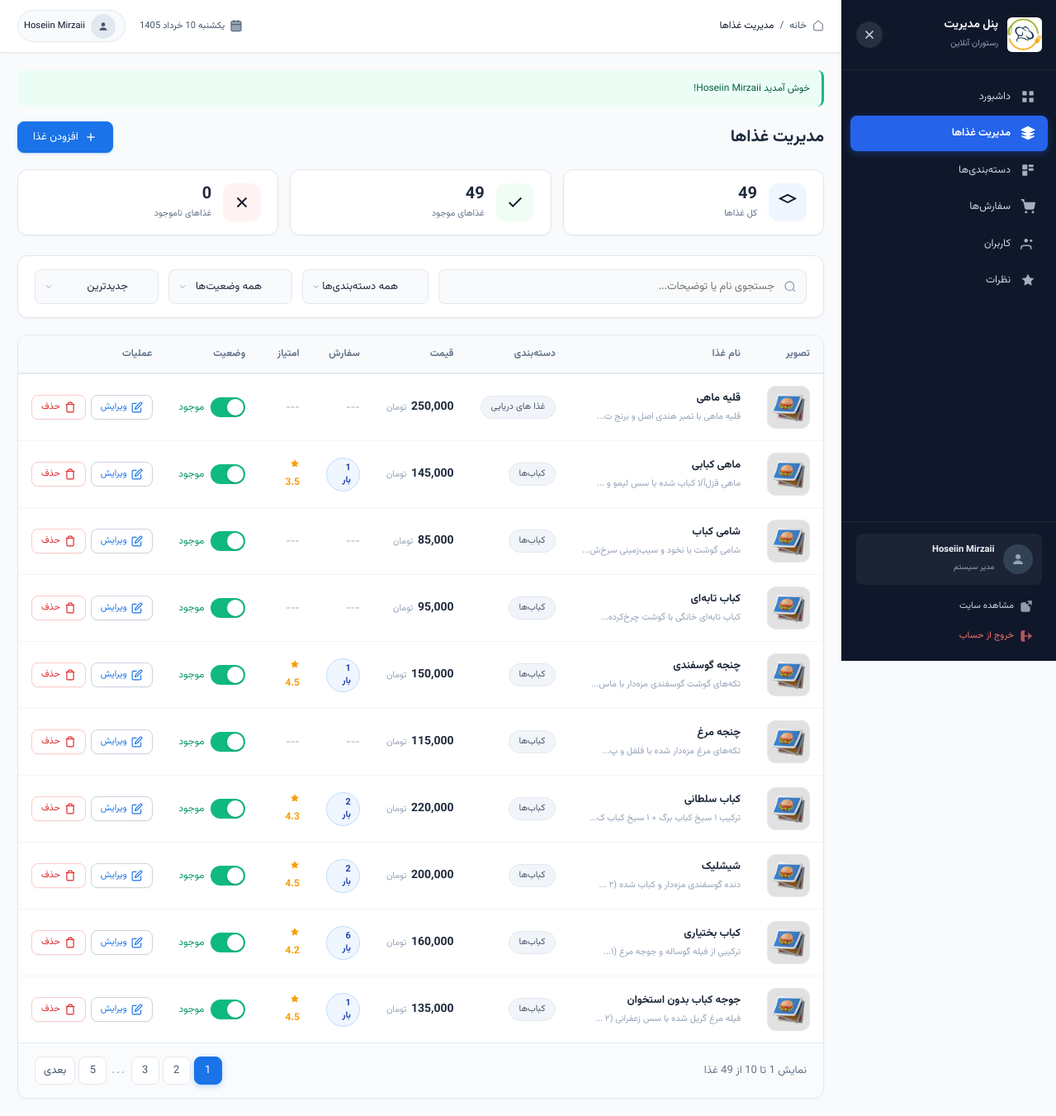
The app's page /admin/foods.php (signed in) with its own data.
### tables this page shows
CREATE TABLE `foods` (
  `id` int(11) NOT NULL,
  `category_id` int(11) NOT NULL,
  `name` varchar(100) NOT NULL,
  `description` text DEFAULT NULL,
  `price` decimal(10,2) NOT NULL,
  `image` varchar(255) DEFAULT NULL,
  `is_available` tinyint(1) DEFAULT 1,
  `created_at` timestamp NOT NULL DEFAULT current_timestamp()
);

CREATE TABLE `categories` (
  `id` int(11) NOT NULL,
  `name` varchar(50) NOT NULL,
  `description` text DEFAULT NULL,
  `image` varchar(255) DEFAULT NULL,
  `created_at` timestamp NOT NULL DEFAULT current_timestamp()
);

### admin/foods.php (the view, shortened to what this page needs)
<?php
require_once '../includes/header_admin.php';
$search = isset($_GET['search']) ? sanitize($_GET['search']) : '';
$sort = isset($_GET['sort']) ? $_GET['sort'] : 'newest';
$page = isset($_GET['page']) ? max(1, (int)$_GET['page']) : 1;
$per_page = 10;
$where = [];
$where_clause = !empty($where) ? 'WHERE ' . implode(' AND ', $where) : '';
$order_clause = 'ORDER BY f.id DESC';
$count_sql = "SELECT COUNT(*) as total FROM foods f $where_clause";
$count_result = mysqli_query($conn, $count_sql);
$total_foods = mysqli_fetch_assoc($count_result)['total'];
$total_pages = ceil($total_foods / $per_page);
$offset = ($page - 1) * $per_page;
$foods_sql = "SELECT f.*, c.name as category_name,
              (SELECT COUNT(*) FROM order_items WHERE food_id = f.id) as order_count,
              (SELECT AVG(rating) FROM reviews WHERE food_id = f.id) as avg_rating
              FROM foods f
              LEFT JOIN categories c ON f.category_id = c.id
              $where_clause
              $order_clause
              LIMIT $offset, $per_page";
$foods_result = mysqli_query($conn, $foods_sql);
$available_count = mysqli_fetch_assoc(mysqli_query($conn, "SELECT COUNT(*) as count FROM foods WHERE is_available = 1"))['count'];
$unavailable_count = mysqli_fetch_assoc(mysqli_query($conn, "SELECT COUNT(*) as count FROM foods WHERE is_available = 0"))['count'];
?>
<link rel="stylesheet" href="../assets/css/admin_foods.css">
<div class="page-toolbar">
    <div>
        <h2>مدیریت غذاها</h2>
    </div>
    <div class="toolbar-right">
        <a href="food-add.php" class="btn btn-primary">
            <svg viewBox="0 0 24 24" xmlns="http://www.w3.org/2000/svg" style="width:16px;height:16px;fill:none;stroke:currentColor;stroke-width:2;">
                <line x1="12" y1="5" x2="12" y2="19" />
                <line x1="5" y1="12" x2="19" y2="12" />
            </svg>
            افزودن غذا
        </a>
    </div>
</div>
<div class="stats-mini-row">
    <div class="stat-mini-card total">
        <div class="stat-mini-icon">
            <svg viewBox="0 0 24 24" xmlns="http://www.w3.org/2000/svg" style="fill:none;stroke:currentColor;stroke-width:2;">
                <path d="M12 2L2 7l10 5 10-5-10-5z" />
            </svg>
        </div>
        <div class="stat-mini-info">
            <strong><?php echo number_format($total_foods); ?></strong>
            <span>کل غذاها</span>
        </div>
    </div>
    <div class="stat-mini-card available">
        <div class="stat-mini-icon">
            <svg viewBox="0 0 24 24" xmlns="http://www.w3.org/2000/svg" style="fill:none;stroke:currentColor;stroke-width:2;">
                <polyline points="20 6 9 17 4 12" />
            </svg>
        </div>
        <div class="stat-mini-info">
            <strong><?php echo number_format($available_count); ?></strong>
            <span>غذاهای موجود</span>
        </div>
    </div>
    <div class="stat-mini-card unavailable">
        <div class="stat-mini-icon">
            <svg viewBox="0 0 24 24" xmlns="http://www.w3.org/2000/svg" style="fill:none;stroke:currentColor;stroke-width:2;">
                <line x1="18" y1="6" x2="6" y2="18" />
                <line x1="6" y1="6" x2="18" y2="18" />
            </svg>
        </div>
        <div class="stat-mini-info">
            <strong><?php echo number_format($unavailable_count); ?></strong>
            <span>غذاهای ناموجود</span>
        </div>
    </div>
</div>
<div class="filters-card">
    <form method="GET" action="" id="filterForm">
        <div class="filters-row">
            <div class="search-wrap">
                <span class="search-icon">
                </span>
                <input type="text" name="search" placeholder="جستجوی نام یا توضیحات..."
                    value="<?php echo htmlspecialchars($search); ?>">
            </div>
            <select name="category" class="filter-select" onchange="this.form.submit()">
                <option value="">همه دسته‌بندی‌ها</option>
            </select>
            <select name="status" class="filter-select" onchange="this.form.submit()">
                <option value="">همه وضعیت‌ها</option>
            </select>
            <select name="sort" class="filter-select" onchange="this.form.submit()">
                <option value="newest" <?php echo $sort === 'newest' ? 'selected' : ''; ?>>جدیدترین</option>
            </select>
        </div>
    </form>
</div>
<div class="table-card">
    <div class="table-responsive">
        <table class="admin-table">
            <thead>
                <tr>
                    <th width="60">تصویر</th>
                    <th>نام غذا</th>
                    <th>دسته‌بندی</th>
                    <th>قیمت</th>
                    <th>سفارش</th>
                    <th>امتیاز</th>
                    <th>وضعیت</th>
                    <th width="120">عملیات</th>
                </tr>
            </thead>
            <tbody>
                <?php if (mysqli_num_rows($foods_result) > 0): ?>
                    <?php while ($food = mysqli_fetch_assoc($foods_result)): ?>
                        <tr>
                            <td>
                                <div class="food-thumb">
                                    <?php
                                    $image_path = UPLOAD_URL . $food['image'];
                                    $default_image = BASE_URL . 'assets/images/foods/default-food.jpg';
                                    if (!empty($food['image']) && file_exists(UPLOAD_DIR . $food['image'])):
                                    ?>
                                        <img src="<?php echo $image_path; ?>"
                                            alt="<?php echo htmlspecialchars($food['name']); ?>" loading="lazy">
                                    <?php else: ?>
                                        <img src="<?php echo $default_image; ?>"
                                            alt="<?php echo htmlspecialchars($food['name']); ?>" loading="lazy">
                                    <?php endif; ?>
                                </div>
                            </td>
                            <td>
                                <span class="food-name"><?php echo $food['name']; ?></span>
                                <?php if ($food['description']): ?>
                                    <span class="food-desc"><?php echo excerpt($food['description'], 35); ?></span>
                                <?php endif; ?>
                            </td>
                            <td>
                                <span class="category-badge">
                                    <?php echo $food['category_name'] ?? '---'; ?>
                                </span>
                            </td>
                            <td>
                                <span class="price-cell">
                                    <small> تومان</small>
                                </span>
                            </td>
                            <td>
                                <?php if ($food['order_count'] > 0): ?>
                                    <span class="badge badge-info" style="font-size:11px;">
                                        <?php echo $food['order_count']; ?> بار
                                    </span>
                                <?php else: ?>
                                    <span style="color:#94a3b8;font-size:12px;">---</span>
                                <?php endif; ?>
                            </td>
                            <td>
                                <?php if ($food['avg_rating']): ?>
                                    <span style="color:#f59e0b;font-size:12px;font-weight:600;">
                                        <svg viewBox="0 0 24 24" xmlns="http://www.w3.org/2000/svg" style="width:12px;height:12px;fill:#f59e0b;vertical-align:-1px;margin-left:2px;">
                                            <polygon points="12 2 15.09 8.26 22 9.27 17 14.14 18.18 21.02 12 17.77 5.82 21.02 7 14.14 2 9.27 8.91 8.26 12 2" />
                                        </svg>
                                        <?php echo number_format($food['avg_rating'], 1); ?>
                                    </span>
                                <?php else: ?>
                                    <span style="color:#94a3b8;font-size:12px;">---</span>
                                <?php endif; ?>
                            </td>
                            <td>
                                <div class="toggle-wrap">
                                    <label class="toggle-switch">
                                        <span class="toggle-slider"></span>
                                    </label>
                                    <span class="status-label <?php echo $food['is_available'] ? 'available' : 'unavailable'; ?>">
                                        <?php echo $food['is_available'] ? 'موجود' : 'ناموجود'; ?>
                                    </span>
                                </div>
                            </td>
                            <td>
                                <div class="action-cell">
                                    <a href="food-edit.php?id=<?php echo $food['id']; ?>"
                                        class="btn btn-sm btn-outline-primary" title="ویرایش" style="padding:6px 11px;font-size:11px;">
                                        <svg viewBox="0 0 24 24" xmlns="http://www.w3.org/2000/svg" style="width:14px;height:14px;fill:none;stroke:currentColor;stroke-width:2;">
                                            <path d="M11 4H4a2 2 0 00-2 2v14a2 2 0 002 2h14a2 2 0 002-2v-7" />
                                            <path d="M18.5 2.5a2.121 2.121 0 013 3L12 15l-4 1 1-4 9.5-9.5z" />
                                        </svg>
                                        ویرایش
                                    </a>
                                    <button class="btn btn-sm btn-outline-danger"
                                        onclick="deleteFood(<?php echo $food['id']; ?>, '<?php echo addslashes($food['name']); ?>')"
                                        title="حذف" style="padding:6px 11px;font-size:11px;">
                                        <svg viewBox="0 0 24 24" xmlns="http://www.w3.org/2000/svg" style="width:14px;height:14px;fill:none;stroke:currentColor;stroke-width:2;">
                                            <polyline points="3 6 5 6 21 6" />
                                            <path d="M19 6v14a2 2 0 01-2 2H7a2 2 0 01-2-2V6m3 0V4a2 2 0 012-2h4a2 2 0 012 2v2" />
                                        </svg>
                                        حذف
                                    </button>
                                </div>
                            </td>
                        </tr>
                    <?php endwhile; ?>
                <?php endif; ?>
            </tbody>
        </table>
    </div>
    <?php if ($total_pages > 1): ?>
        <div class="pagination-row">
            <div class="pagination-info">
                نمایش <?php echo min(($page - 1) * $per_page + 1, $total_foods); ?>
                تا <?php echo min($page * $per_page, $total_foods); ?>
                از <?php echo number_format($total_foods); ?> غذا
            </div>
            <div class="pagination">
                <?php
                $query_params = $_GET;
                unset($query_params['page']);
                $base_url = 'foods.php?' . http_build_query($query_params);
                ?>
                <?php for ($i = 1; $i <= $total_pages; $i++):
                    if ($i == 1 || $i == $total_pages || ($i >= $page - 2 && $i <= $page + 2)): ?>
                        <a href="<?php echo $base_url; ?>&page=<?php echo $i; ?>"
                            class="page-link <?php echo $i === $page ? 'active' : ''; ?>">
                            <?php echo $i; ?>
                        </a>
                    <?php elseif ($i == $page - 3 || $i == $page + 3): ?>
                        <span class="page-dots">...</span>
                <?php endif;
                endfor; ?>
                <?php if ($page < $total_pages): ?>
                    <a href="<?php echo $base_url; ?>&page=<?php echo $page + 1; ?>" class="page-link">بعدی</a>
                <?php endif; ?>
            </div>
        </div>
    <?php endif; ?>
</div>
<?php require_once '../includes/footer_admin.php'; ?>

### assets/css/header_admin.css (style rules this page uses)
*, *::before, *::after { margin: 0; padding: 0; box-sizing: border-box; }
:root { --sidebar-width: 260px; --header-height: 64px; --primary: #2563eb; --primary-light: #dbeafe; --primary-dark: #1d4ed8; --sidebar-bg: #0f172a; --sidebar-hover: #1e293b; --sidebar-active: #2563eb; --bg-main: #f8fafc; --text-primary: #0f172a; --text-secondary: #475569; --text-muted: #94a3b8; --border: #e2e8f0; --danger: #ef4444; --success: #10b981; --warning: #f59e0b; --shadow-sm: 0 1px 2px rgba(0, 0, 0, 0.05); --shadow: 0 1px 3px rgba(0, 0, 0, 0.1), 0 1px 2px rgba(0, 0, 0, 0.06); --shadow-md: 0 4px 6px -1px rgba(0, 0, 0, 0.1); --radius: 8px; --transition: all 0.2s ease; }
html { font-size: 14px; scroll-behavior: smooth; }
body { font-family: "Vazirmatn", Tahoma, sans-serif; background: var(--bg-main); color: var(--text-primary); line-height: 1.6; overflow-x: hidden; min-height: 100vh; }
a { text-decoration: none; color: inherit; }
button { border: none; background: none; cursor: pointer; font-family: inherit; }
.nav-icon svg { width: 18px; height: 18px; fill: currentColor; }

### records on screen
foods: name "قلیه ماهی", description "قلیه ماهی با تمبر هندی اصل و برنج ت...", category.name "غذا های دریایی", is_available "موجود"
foods: name "ماهی کبابی", description "ماهی قزل‌آلا کباب شده با سس لیمو و ...", category.name "کباب‌ها", order_count "1", avg_rating "3.5", is_available "موجود"
foods: name "شامی کباب", description "شامی گوشت با نخود و سیب‌زمینی سرخ‌ش...", category.name "کباب‌ها", is_available "موجود"
foods: name "کباب تابه‌ای", description "کباب تابه‌ای خانگی با گوشت چرخ‌کرده...", category.name "کباب‌ها", is_available "موجود"
foods: name "چنجه گوسفندی", description "تکه‌های گوشت گوسفندی مزه‌دار با ماس...", category.name "کباب‌ها", order_count "1", avg_rating "4.5", is_available "موجود"
foods: name "چنجه مرغ", description "تکه‌های مرغ مزه‌دار شده با فلفل و پ...", category.name "کباب‌ها", is_available "موجود"
foods: name "کباب سلطانی", description "ترکیب ۱ سیخ کباب برگ + ۱ سیخ کباب ک...", category.name "کباب‌ها", order_count "2", avg_rating "4.3", is_available "موجود"
foods: name "شیشلیک", description "دنده گوسفندی مزه‌دار و کباب شده (۲ ...", category.name "کباب‌ها", order_count "2", avg_rating "4.5", is_available "موجود"
foods: name "کباب بختیاری", description "ترکیبی از فیله گوساله و جوجه مرغ (۱...", category.name "کباب‌ها", order_count "6", avg_rating "4.2", is_available "موجود"
foods: name "جوجه کباب بدون استخوان", description "فیله مرغ گریل شده با سس زعفرانی (۲ ...", category.name "کباب‌ها", order_count "1", avg_rating "4.5", is_available "موجود"

### other values on screen
$item['title'] "داشبورد"
$item['title'] "مدیریت غذاها"
$item['title'] "دسته‌بندی‌ها"
$item['title'] "سفارش‌ها"
$item['title'] "کاربران"
$item['title'] "نظرات"
$adminName "Hoseiin Mirzaii"
$pageTitle "مدیریت غذاها"
$_SESSION['success'] "خوش آمدید Hoseiin Mirzaii!"
$total_foods "49"
$available_count "49"
$unavailable_count "0"
